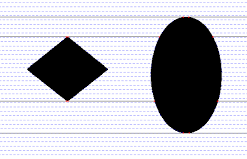
%> input picture MyCode/Maps/ellipseAndDiamond.png, 247 x 159 px
$ octave demo_POM.m   (GNU Octave 9; MATLAB toolbox functions it lacks are replaced by stand-ins)
%> lines starting %> are read from the running program, lines starting %| are printed output that depends on the picture; in (x1, y1, x2, y2) boxes, pixels count from 0 and x2, y2 are one past the last pixel; in counts of white or black regions, pixels touching at a corner belong together; the program's own positions count from 1
### MyCode/produce_POM.m
function [ xTestMatrix, yTestMatrix, probOccupancyMatrix ] = produce_POM( originalMapFile...
    , numOfMeasurements, numTestPoints )
%> called with originalMapFile = 'ellipseAndDiamond.png', numOfMeasurements = 4000, numTestPoints = 10000
% This function generates Probabilistic Occupancy Map for a given 2D map.
% It simply produces occupancy measurements from the input map


% originalMapFile: A string indicating the full path of the input image. The image represents
% the original workspace. It may be grayscale or RGB.

% Dependencies: Matlab Robotics System Toolbox.

%% Parameters
gridPerMeter = 10; % It sets the resolution in the occupancy map. There will be this number
                                ...of distinct edges per meter
meanGP = 0;
sigmaPriorGP = 0.5;
scaledLengthGP = 2;
stdMeas = 0.2;
thresholdOccupancy = 0;

%% Convert the image to map
image = imread(fullfile(originalMapFile)); % Load the image
%> image is the input picture: size 159x247x3 uint8; mean R, G, B 188, 187.9, 193.8
% image = image(:,:); % Crop it the way you like
% Convert it to a grayscale image if necessary
if size(image,3) ~= 1
    image = rgb2gray(image);
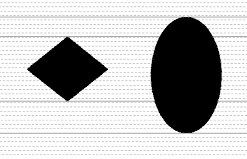
%> image: size 159x247 uint8; min 0, max 255, mean 188.6
end
imageNorm = double(image)/255;
binaryMap = (imageNorm < 0.01); % % Convert it into a binary matrix, (1: Occupied,  0: Free space)
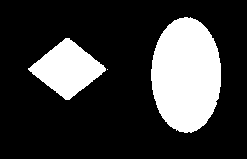
%> binaryMap: size 159x247 logical; 22.8% white; 3 white regions (1 under 20 px), largest, box (x1, y1, x2, y2) and area: (151, 17, 221, 133) 6348, (28, 38, 106, 100) 2590
%> the run ends on the next line
map = robotics.BinaryOccupancyGrid(binaryMap, gridPerMeter);
show(map); % For checking the map by visual inspection
hold on;

%% Produce random samples from the map.
% A measurement taken from (xi,yi) is either +1 or -1.
% +1: The point is occupied, -1: The point is free.)
[posTrainArray, measArray] = generate_occupancy_measurements(map, numOfMeasurements, stdMeas);
xTrainArray = posTrainArray(:,1);
yTrainArray = posTrainArray(:,2);

figure;
hold on;
scatter3(xTrainArray(measArray==-1), yTrainArray(measArray==-1), measArray(measArray==-1), 10,...
    'MarkerEdgeColor','r', 'MarkerFaceColor', 'r');
scatter3(xTrainArray(measArray==1), yTrainArray(measArray==1), measArray(measArray==1), 10,...
    'MarkerEdgeColor','b', 'MarkerFaceColor', 'b');
view(45, 25);
title('Occupancy Measurements (+1: Occupied, -1: Free)');

%% Produces estimates via a Gaussian Process to represent the map given occupancy measurements
xLimits = map.XWorldLimits;
yLimits = map.YWorldLimits;

[ posTestArray, estimateArray, covEstimate ] = GP_produce_estimates( xLimits, yLimits...
    , numTestPoints, posTrainArray, measArray, stdMeas, meanGP, sigmaPriorGP, scaledLengthGP );

% figure;
% ax1 = subplot(1,2,1);
% hold on; grid on;
% scatter3(xTrainArray, yTrainArray, measArray, 10, 'MarkerEdgeColor','r',...
%         'MarkerFaceColor', 'r');
% s = surf(xTestMat, yTestMat, estMat, 'FaceAlpha', 0.3);
% s.EdgeColor = 'none';
% shading interp;
% view(-30, 15);
% xlabel('X axis (m)');
% ylabel('Y axis (m)');
% zlabel('Estimated value of the function');
% colorbar;
%
% ax2 = subplot(1,2,2);
% hold on; grid on;
% scatter3(xTrainArray, yTrainArray, measArray, 10, 'MarkerEdgeColor','r',...
%         'MarkerFaceColor', 'r');
% s = surf(xTestMat, yTestMat, covEstMat, 'FaceAlpha', 0.3);
% s.EdgeColor = 'none';
% shading interp;
% view(-30, 15);
% xlabel('X axis (m)');
% ylabel('Y axis (m)');
% zlabel('Covariance of the estimated value');
% colorbar;
%
% Link = linkprop([ax1, ax2],{'View'});
% setappdata(gcf, 'StoreTheLink', Link);

%% Calculate Probabilistic Occupancy Grid
... Regarding estimates produced by the GP decide
% Find the probability of being smaller than the threshold for each point considering the mean
% and the covariance of the estimate
probFreeArray = normcdf(thresholdOccupancy * ones(numTestPoints,1), estimateArray, sqrt(diag(covEstimate)));
probOccupancyArray = 1 - probFreeArray;

% Put the results in matrix form
xTestMatrix = reshape(posTestArray(:,1), [sqrt(numTestPoints), sqrt(numTestPoints)]);
yTestMatrix = reshape(posTestArray(:,2), [sqrt(numTestPoints), sqrt(numTestPoints)]);
probOccupancyMatrix = reshape(probOccupancyArray, [sqrt(numTestPoints), sqrt(numTestPoints)]);

% Arrange the order of the matrix so that (1,1) element corresponds to (xMin, yMax)
yTestMatrix = flipud(yTestMatrix);
probOccupancyMatrix = flipud(probOccupancyMatrix);

end

### MyCode/demo_POM.m
% This file illustrates how to produce a Probabilistic Occupacy map by using 'produce_POM'
% function.
clc;
clear;
close all;

% Parameters
mapFile = 'ellipseAndDiamond.png';
numOfMeasurements = 4000;
numTestPoints = 10000; % Set the value as X^2

% Call produce_POM
[ xTestMatrix, yTestMatrix, probOccupancyMatrix ] = produce_POM(mapFile, numOfMeasurements...

$ run again, with MyCode/Maps/polygons.png copied over MyCode/Maps/ellipseAndDiamond.png
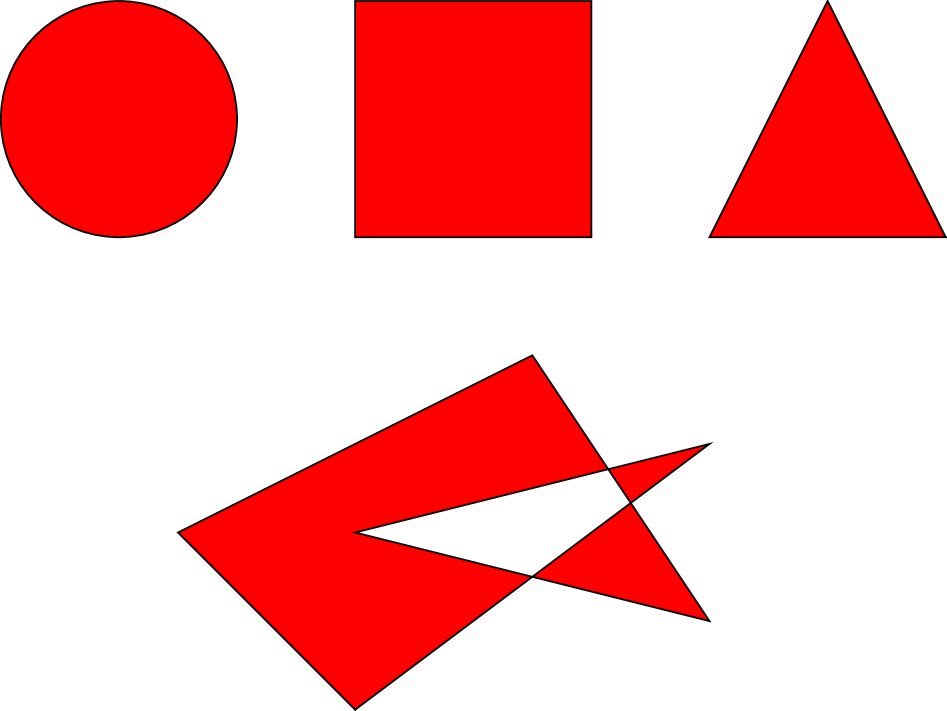
%> input picture MyCode/Maps/polygons.png, 1893 x 1421 px (shown at 1/2 size)
%> in produce_POM, `image = imread(fullfile(originalMapFile));`:
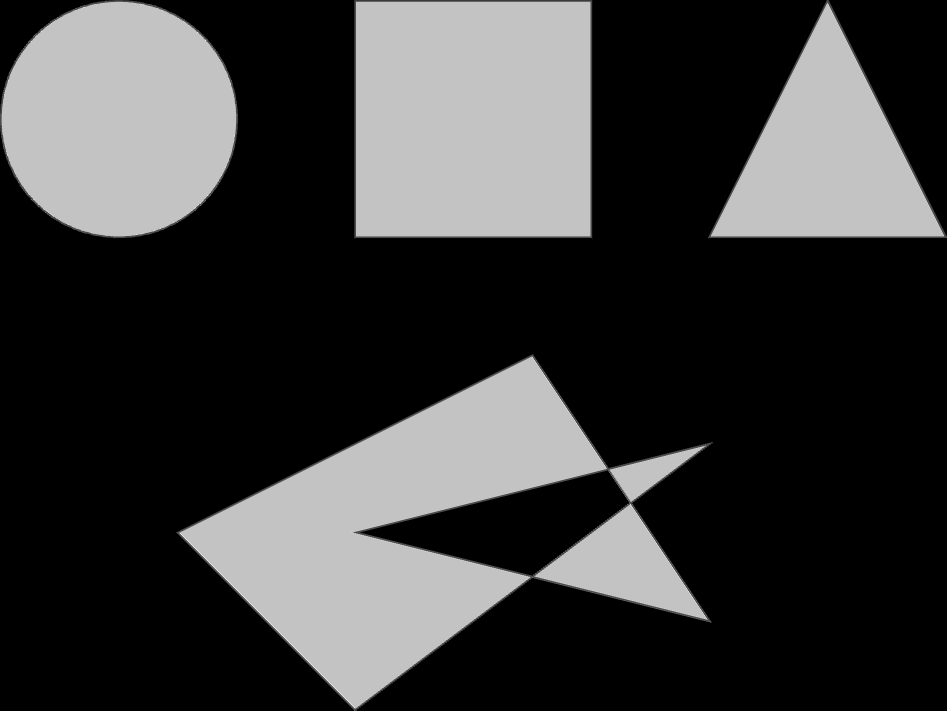
%> image: size 1421x1893 uint8 (shown at 1/2 size); min 0, max 30, mean 6.9; drawn with min black and max white
%> in produce_POM, `binaryMap = (imageNorm < 0.01);`:
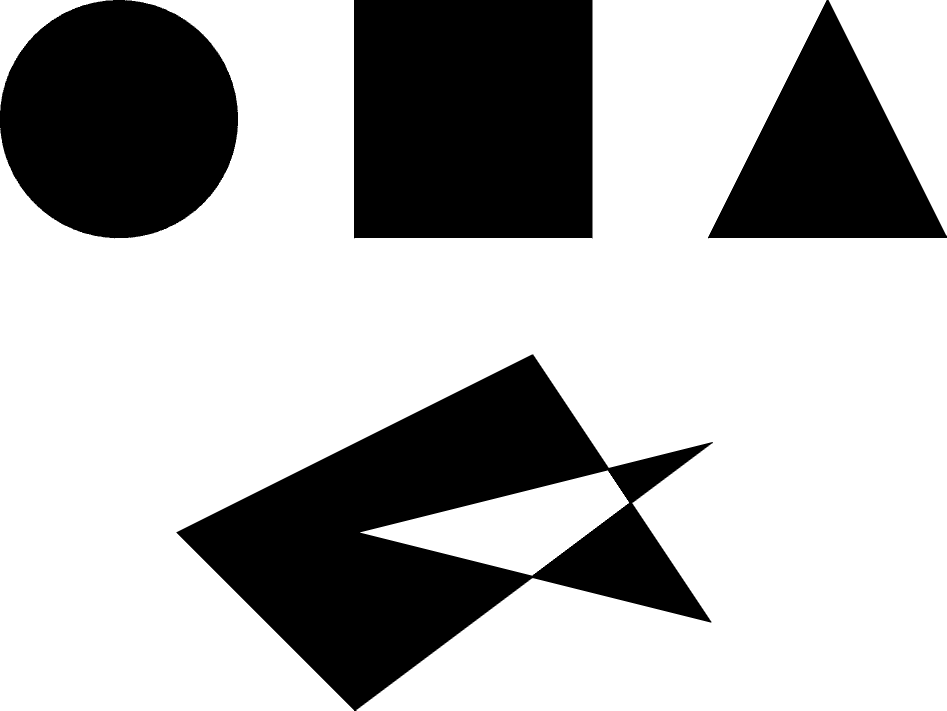
%> binaryMap: size 1421x1893 logical (shown at 1/2 size); 69.2% white; 4 black regions, box (x1, y1, x2, y2) and area: (353, 709, 1426, 1421) 307599, (708, 0, 1185, 477) 227054, (0, 0, 476, 477) 178317, (1416, 0, 1893, 477) 114951
